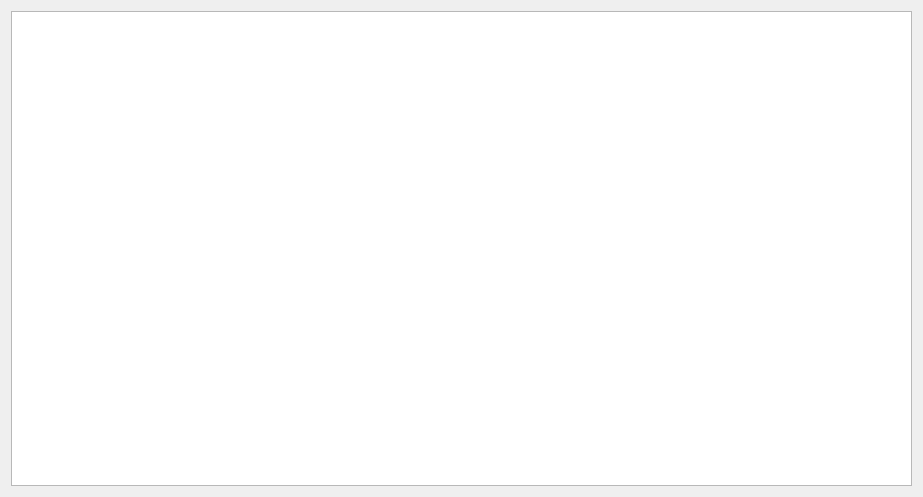
<?xml version="1.0" encoding="UTF-8"?>
<ui version="4.0">
 <class>Form</class>
 <widget class="QWidget" name="Form">
  <property name="geometry">
   <rect>
    <x>0</x>
    <y>0</y>
    <width>923</width>
    <height>497</height>
   </rect>
  </property>
  <property name="windowTitle">
   <string>Regex Documentation</string>
  </property>
  <property name="styleSheet">
   <string notr="true">#textEdit {
  color: blue;
  font-size: 22px;
}</string>
  </property>
  <layout class="QVBoxLayout" name="verticalLayout">
   <item>
    <widget class="QTextEdit" name="textEdit">
     <property name="font">
      <font>
       <pointsize>-1</pointsize>
      </font>
     </property>
     <property name="styleSheet">
      <string notr="true"/>
     </property>
     <property name="html">
      <string>&lt;!DOCTYPE HTML PUBLIC &quot;-//W3C//DTD HTML 4.0//EN&quot; &quot;http://www.w3.org/TR/REC-html40/strict.dtd&quot;&gt;
&lt;html&gt;&lt;head&gt;&lt;meta name=&quot;qrichtext&quot; content=&quot;1&quot; /&gt;&lt;style type=&quot;text/css&quot;&gt;
p, li { white-space: pre-wrap; }
&lt;/style&gt;&lt;/head&gt;&lt;body style=&quot; font-family:'SimSun'; font-size:22px; font-weight:400; font-style:normal;&quot;&gt;
&lt;p style=&quot;-qt-paragraph-type:empty; margin-top:0px; margin-bottom:0px; margin-left:0px; margin-right:0px; -qt-block-indent:0; text-indent:0px; font-size:13pt;&quot;&gt;&lt;br /&gt;&lt;/p&gt;&lt;/body&gt;&lt;/html&gt;</string>
     </property>
    </widget>
   </item>
  </layout>
 </widget>
 <resources/>
 <connections/>
</ui>
